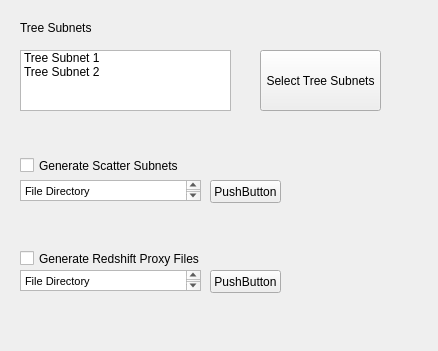
<?xml version="1.0" encoding="UTF-8"?>
<ui version="4.0">
 <class>Form</class>
 <widget class="QWidget" name="Form">
  <property name="geometry">
   <rect>
    <x>0</x>
    <y>0</y>
    <width>438</width>
    <height>351</height>
   </rect>
  </property>
  <property name="windowTitle">
   <string>Form</string>
  </property>
  <widget class="QTextEdit" name="textEdit_2">
   <property name="geometry">
    <rect>
     <x>20</x>
     <y>270</y>
     <width>181</width>
     <height>21</height>
    </rect>
   </property>
   <property name="html">
    <string>&lt;!DOCTYPE HTML PUBLIC &quot;-//W3C//DTD HTML 4.0//EN&quot; &quot;http://www.w3.org/TR/REC-html40/strict.dtd&quot;&gt;
&lt;html&gt;&lt;head&gt;&lt;meta name=&quot;qrichtext&quot; content=&quot;1&quot; /&gt;&lt;style type=&quot;text/css&quot;&gt;
p, li { white-space: pre-wrap; }
&lt;/style&gt;&lt;/head&gt;&lt;body style=&quot; font-family:'MS Shell Dlg 2'; font-size:8.25pt; font-weight:400; font-style:normal;&quot;&gt;
&lt;p style=&quot; margin-top:0px; margin-bottom:0px; margin-left:0px; margin-right:0px; -qt-block-indent:0; text-indent:0px;&quot;&gt;File Directory&lt;/p&gt;&lt;/body&gt;&lt;/html&gt;</string>
   </property>
  </widget>
  <widget class="QCheckBox" name="checkBox">
   <property name="geometry">
    <rect>
     <x>20</x>
     <y>150</y>
     <width>181</width>
     <height>31</height>
    </rect>
   </property>
   <property name="text">
    <string>Generate Scatter Subnets</string>
   </property>
  </widget>
  <widget class="QCheckBox" name="checkBox_3">
   <property name="geometry">
    <rect>
     <x>20</x>
     <y>250</y>
     <width>181</width>
     <height>17</height>
    </rect>
   </property>
   <property name="text">
    <string>Generate Redshift Proxy Files</string>
   </property>
  </widget>
  <widget class="QListWidget" name="listWidget">
   <property name="geometry">
    <rect>
     <x>20</x>
     <y>50</y>
     <width>211</width>
     <height>61</height>
    </rect>
   </property>
   <item>
    <property name="text">
     <string>Tree Subnet 1</string>
    </property>
   </item>
   <item>
    <property name="text">
     <string>Tree Subnet 2</string>
    </property>
   </item>
  </widget>
  <widget class="QLabel" name="label_2">
   <property name="geometry">
    <rect>
     <x>20</x>
     <y>20</y>
     <width>111</width>
     <height>16</height>
    </rect>
   </property>
   <property name="text">
    <string>Tree Subnets</string>
   </property>
  </widget>
  <widget class="QPushButton" name="pushButton">
   <property name="geometry">
    <rect>
     <x>260</x>
     <y>50</y>
     <width>121</width>
     <height>61</height>
    </rect>
   </property>
   <property name="text">
    <string>Select Tree Subnets</string>
   </property>
  </widget>
  <widget class="QPushButton" name="pushButton_2">
   <property name="geometry">
    <rect>
     <x>210</x>
     <y>270</y>
     <width>71</width>
     <height>23</height>
    </rect>
   </property>
   <property name="text">
    <string>PushButton</string>
   </property>
  </widget>
  <widget class="QTextEdit" name="textEdit_3">
   <property name="geometry">
    <rect>
     <x>20</x>
     <y>180</y>
     <width>181</width>
     <height>21</height>
    </rect>
   </property>
   <property name="html">
    <string>&lt;!DOCTYPE HTML PUBLIC &quot;-//W3C//DTD HTML 4.0//EN&quot; &quot;http://www.w3.org/TR/REC-html40/strict.dtd&quot;&gt;
&lt;html&gt;&lt;head&gt;&lt;meta name=&quot;qrichtext&quot; content=&quot;1&quot; /&gt;&lt;style type=&quot;text/css&quot;&gt;
p, li { white-space: pre-wrap; }
&lt;/style&gt;&lt;/head&gt;&lt;body style=&quot; font-family:'MS Shell Dlg 2'; font-size:8.25pt; font-weight:400; font-style:normal;&quot;&gt;
&lt;p style=&quot; margin-top:0px; margin-bottom:0px; margin-left:0px; margin-right:0px; -qt-block-indent:0; text-indent:0px;&quot;&gt;File Directory&lt;/p&gt;&lt;/body&gt;&lt;/html&gt;</string>
   </property>
  </widget>
  <widget class="QPushButton" name="pushButton_3">
   <property name="geometry">
    <rect>
     <x>210</x>
     <y>180</y>
     <width>71</width>
     <height>23</height>
    </rect>
   </property>
   <property name="text">
    <string>PushButton</string>
   </property>
  </widget>
 </widget>
 <resources/>
 <connections/>
</ui>
